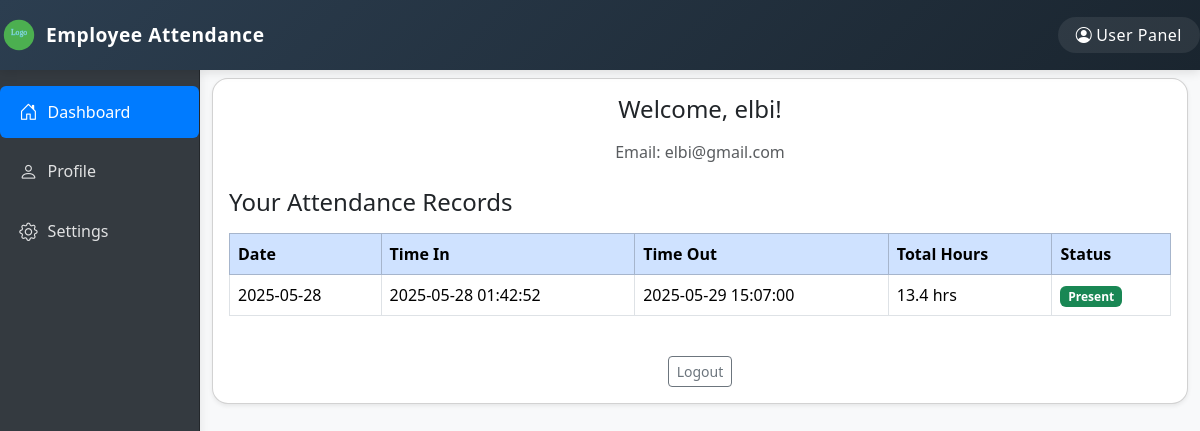
Before: /views/user/dashboard.php (signed in) with the older database file.
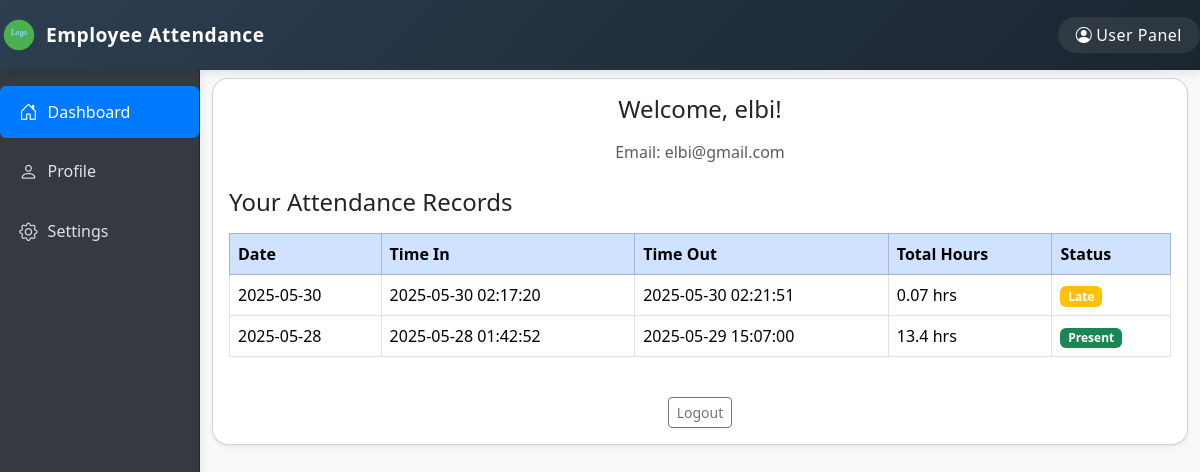
After: the same page with the newer database file.
### tables this page shows
CREATE TABLE `users` (
  `id` int(11) NOT NULL,
  `username` varchar(50) NOT NULL,
  `password` varchar(255) NOT NULL,
  `email` varchar(100) NOT NULL,
  `code` varchar(255) NOT NULL,
  `created_at` timestamp NOT NULL DEFAULT current_timestamp()
);

CREATE TABLE `morning_time_log` (
  `id` int(11) NOT NULL,
  `employee_id` int(11) NOT NULL,
  `time_in` datetime DEFAULT NULL,
  `time_out` datetime DEFAULT NULL,
  `status` enum('present','late','absent') DEFAULT 'absent'
);

### db/connect.php (called while the page is built, shortened)
<?php
$host = "localhost";
$username = "root";
$password = "";
$database = "employee_attendance";
try {
    $conn = new mysqli($host, $username, $password, $database);
    return $conn;
} catch (Exception $e) {
    die("Database connection error: " . $e->getMessage());
}
?>

### controller/user/user_dashboard.php (called while the page is built, shortened)
<?php
require_once '../../db/connect.php';
$user_id = $_SESSION['user_id'];
$stmt = $conn->prepare("SELECT username, email FROM users WHERE id = ?");
$stmt->bind_param("i", $user_id);
$stmt->execute();
$user_result = $stmt->get_result();
$user = $user_result->fetch_assoc();
$stmt = $conn->prepare("SELECT id, DATE(time_in) AS date, TIME(time_in) AS time_in, TIME(time_out) AS time_out, time_in, time_out, status
    FROM morning_time_log
    WHERE employee_id = ? AND time_in IS NOT NULL AND TIME(time_in) != '00:00:00'
    ORDER BY time_in DESC");
$stmt->bind_param("i", $user_id);
$stmt->execute();
$attendance_result = $stmt->get_result();
$attendance = [];
while ($row = $attendance_result->fetch_assoc()) {
    $hours = '-';
    if (!empty($row['time_out']) && !empty($row['time_in'])) {
        $timeIn = new DateTime($row['time_in']);
        $timeOut = new DateTime($row['time_out']);
        $interval = $timeIn->diff($timeOut);
        $hours = $interval->h + ($interval->i / 60);
        $hours = round($hours, 2) . ' hrs';
    }
    $row['total_hours'] = $hours;
    $attendance[] = $row;
}
return [
    'user' => $user,
    'attendance' => $attendance
];

### views/user/dashboard.php (the view, shortened to what this page needs)
<?php
$data = include_once '../../controller/user/user_dashboard.php';
$user = $data['user'];
$attendance = $data['attendance'];
?>
<!DOCTYPE html>
<html lang="en">
<head>
    <link rel="stylesheet" href="../../assets/css/bootstrap.min.css">
</head>
<body class="bg-light">
<?php
require_once '../../includes/user/header.php';
?>
<div class="container-fluid" style="min-height:100vh;">
    <div class="row">
        <div class="col-md-2 p-0">
            <?php require_once '../../includes/user/sidebar.php'; ?>
        </div>
        <div class="col-md-10 main-content-user">
            <div class="card shadow-sm rounded-4 mb-4">
                <div class="card-body">
                    <h2 class="h4 mb-3 text-center">Welcome, <?php echo htmlspecialchars($user['username']); ?>!</h2>
                    <p class="text-center text-muted mb-4">Email: <?php echo htmlspecialchars($user['email']); ?></p>
                    <h4 class="mb-3">Your Attendance Records</h4>
                    <div class="table-responsive">
                        <table class="table table-bordered table-hover align-middle">
                            <thead class="table-primary">
                                <tr>
                                    <th>Date</th>
                                    <th>Time In</th>
                                    <th>Time Out</th>
                                    <th>Total Hours</th>
                                    <th>Status</th>
                                </tr>
                            </thead>
                            <tbody>
                                <?php if (empty($attendance)): ?>
                                    <tr>
                                        <td colspan="5" class="text-center text-muted">No attendance records found.</td>
                                    </tr>
                                <?php else: ?>
                                    <?php foreach ($attendance as $row): ?>
                                        <tr>
                                            <td><?php echo htmlspecialchars($row['date']); ?></td>
                                            <td><?php echo htmlspecialchars($row['time_in']); ?></td>
                                            <td><?php echo htmlspecialchars($row['time_out'] ?? '-'); ?></td>
                                            <td><?php echo htmlspecialchars($row['total_hours']); ?></td>
                                            <td>
                                                <?php
                                                    $badge = 'secondary';
                                                    if ($row['status'] === 'present') $badge = 'success';
                                                    elseif ($row['status'] === 'late') $badge = 'warning';
                                                    elseif ($row['status'] === 'absent') $badge = 'danger';
                                                ?>
                                                <span class="badge bg-<?php echo $badge; ?>">
                                                    <?php echo ucfirst($row['status']); ?>
                                                </span>
                                            </td>
                                        </tr>
                                    <?php endforeach; ?>
                                <?php endif; ?>
                            </tbody>
                        </table>
                    </div>
                    <div class="mt-4 text-center">
                        <a href="../../controller/user/user_logout.php" class="btn btn-outline-secondary btn-sm">Logout</a>
                    </div>
                </div>
            </div>
        </div>
    </div>
</div>
</body>
</html>

### includes/user/header.php (shortened to what this page needs)
<!DOCTYPE html>
<html lang="en">
<head>
    <link rel="stylesheet" href="../../assets/css/bootstrap.min.css">
</head>
<body>
    <header class="user-header">
        <div class="d-flex align-items-center logo">
            <img src="../../assets/images/logo.svg" alt="Logo">
            <span class="navbar-brand ms-2">Employee Attendance</span>
        </div>
        <div>
            <span class="user-label"><i class="bi bi-person-circle me-1"></i>User Panel</span>
        </div>
    </header>

### includes/user/sidebar.php (shortened to what this page needs)
<aside>
    <nav class="user-sidebar">
        <ul class="nav flex-column">
            <li class="nav-item">
                <a class="nav-link<?php echo basename($_SERVER['PHP_SELF']) == 'dashboard.php' ? ' active' : ''; ?>" href="dashboard.php">
                    <i class="bi bi-house-door"></i> Dashboard
                </a>
            </li>
            <li class="nav-item">
                <a class="nav-link<?php echo basename($_SERVER['PHP_SELF']) == 'profile.php' ? ' active' : ''; ?>" href="profile.php">
                    <i class="bi bi-person"></i> Profile
                </a>
            </li>
            <li class="nav-item">
                <a class="nav-link<?php echo basename($_SERVER['PHP_SELF']) == 'settings.php' ? ' active' : ''; ?>" href="settings.php">
                    <i class="bi bi-gear"></i> Settings
                </a>
            </li>
        </ul>
    </nav>
    <link rel="stylesheet" href="https://cdn.jsdelivr.net/npm/bootstrap-icons@1.11.3/font/bootstrap-icons.css">
</aside>

### views/user/dashboard.php (style rules this page uses)
.main-content-user { margin-top: 0 !important; padding-top: 0.5rem; }
body { margin: 0 !important; }

### includes/user/header.php (style rules this page uses)
.user-header { background: #2c3e50; background-image: linear-gradient(135deg, #2c3e50 0%, #1a252f 100%); color: #fff; padding: 15px 0; display: flex; align-items: center; justify-content: space-between; position: sticky; top: 0; z-index: 1050; min-height: 70px; box-shadow: 0 2px 10px rgba(0,0,0,0.12); }
.user-header .logo img { height: 38px; }
.user-header .navbar-brand { font-weight: 600; font-size: 1.2rem; color: #fff; margin-left: 0.5rem; letter-spacing: 0.5px; }
.user-header .user-label { font-weight: 500; font-size: 1rem; background: rgba(255,255,255,0.08); padding: 7px 18px; border-radius: 20px; color: #fff; letter-spacing: 0.5px; }

### includes/user/sidebar.php (style rules this page uses)
.user-sidebar { width: 100%; max-width: 220px; background: #343a40; border-right: 1px solid #23272b; min-height: 100vh; padding-top: 1rem; color: #fff; font-size: 0.97rem; box-shadow: 1px 0 10px rgba(0,0,0,0.08); }
.user-sidebar .nav-link { color: rgba(255,255,255,0.85); font-weight: 500; border-radius: 0.375rem; margin-bottom: 0.5rem; padding: 0.75rem 1.2rem; display: flex; align-items: center; transition: background 0.15s, color 0.15s; font-size: 1rem; }
.user-sidebar .nav-link.active, .user-sidebar .nav-link:hover { background: #007bff; color: #fff; }
.user-sidebar .nav-link i { margin-right: 10px; font-size: 1.15rem; }

Changed rows visible on the page:
added morning_time_log: date "2025-05-30", time_in "2025-05-30 02:17:20", time_out "2025-05-30 02:21:51", total_hours "0.07 hrs", status "Late"
